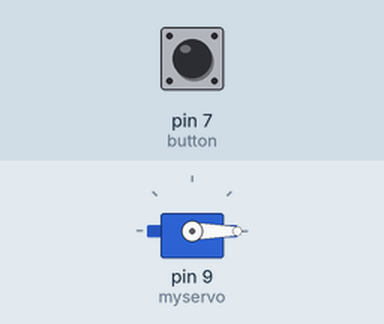
Recording of a sketch running on a simulated Arduino Uno, built with avr-gcc and run on an emulated ATmega328P. On the bench: servo. Inputs (shaded band) come from the test bench; at power-on: pin 7 (button) LOW. What the sketch prints to the serial monitor is not drawn.

Above: at 2.7 s.
2.8 s: pin 7 (button) pulled HIGH for 0.15 s
At 3.9 s:
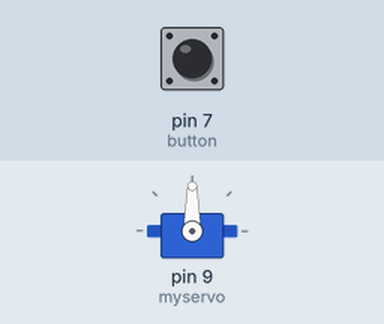
Timing chart, 0 to 5.8 s (numbered marks = the images above; inputs shaded):
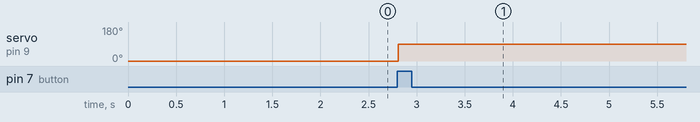

The sketch:

servo_jan12.ino
```cpp
#include <Servo.h>

Servo myservo;  // create servo object to control a servo

int button = 7;   // choose the input pin for button)
int servopos = 0;    // variable to store the servo position
int val = 0; // variable for reading servo button status
int is_locked = false;//zero is open, one is closed

void setup() {
  myservo.attach(9);  // attaches the servo on pin 9 to the servo object !!!
  pinMode(button, INPUT);    // declare pushbutton as input
  myservo.write(servopos);
  delay(1500);
  Serial.begin(9600);
}

//close the lock again using a button
void loop() {
  val = digitalRead(button);  // read input value from button
  Serial.println(val);
  myservo.write(servopos);
  if (val == 1) {         // voltage is LOW, check if button pressed
    if(is_locked == false){
      closelock();
      is_locked = true;
    }
  }
  /*myservo.write(90);
  delay(1500);
  myservo.write(0);
  delay(1500);*/
}

void closelock() {
  servopos = 90;
}

void openlock() {
  servopos = 180;
}
```

Measured:
- after the input at 2.8 s, servo on pin 9 (myservo): 0° → 90° at once
